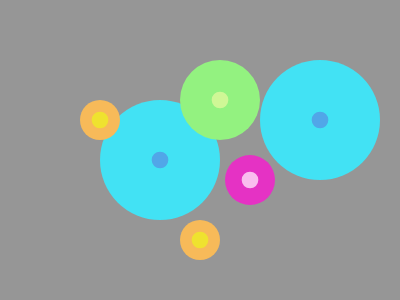
Frame 1 (no input)
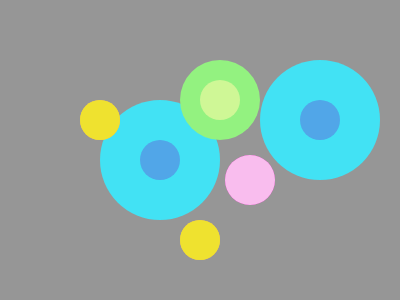
Frame 60 (no input)
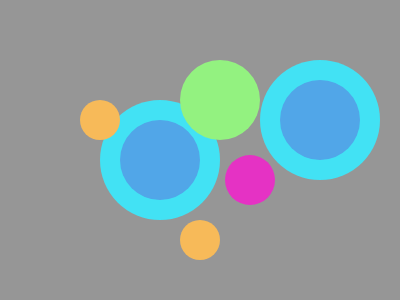
Frame 120 (the mouse pressed at the canvas centre since frame 60)

The p5.js sketch that drew these frames (run headless with seeded random() and noise() and a simulated clock; from frame 60 on, the mouse is pressed at the canvas centre):

// p5.js sketch
// ── sketch.js
function setup() {
  createCanvas(400,300);

}

function draw() {
  background(150);
  noStroke();
  // circle1
  fill(66, 226, 244);
  ellipse(160,160,120,120);
  // milliscricle1
  fill(81, 166, 232);
  ellipse(160,160,millis()%120,millis()%120);
  // circle2
  fill(247, 186, 89);
  ellipse(100,120,40,40);
  // milliscricle2
  fill(239, 226, 47);
  ellipse(100,120,millis()%40,millis()%40);
  // circle3
  fill(147, 242, 128);
  ellipse(220,100,80,80);
  // milliscricle3
  fill(207, 247, 150);
  ellipse(220,100,millis()%80,millis()%80);
  // circle4
  fill(229, 50, 196);
  ellipse(250,180,50,50);
  // milliscricle4
  fill(249, 189, 238);
  ellipse(250,180,millis()%50,millis()%50);
  // circle5
  fill(66, 226, 244);
  ellipse(320,120,120,120);
  // milliscricle5
  fill(81, 166, 232);
  ellipse(320,120,millis()%120,millis()%120);
  // circle6
  fill(247, 186, 89);
  ellipse(200,240,40,40);
  // milliscricle6
  fill(239, 226, 47);
  ellipse(200,240,millis()%40,millis()%40);
  // rect1
  // fill(81, 166, 232);
  // rec(200,100,100,100);










}

// ── page2.html
<!DOCTYPE html>
<html>
  <head>
    <meta charset="utf-8">
    <title>page1</title>
    <link rel="stylesheet" href="style1.css">
  </head>
  <body>
    <div class="container">
      <div class="text-1">
        <p> 08:16 "Oh, it's raining again."</p>
      </div>
      <div class="image-1">
        <img src="image/raindrops1.png" alt="raindrops">
        <img src="image/raindrops1.png" alt="raindrops">
      </div>
      <div class="text-2">
        <p> 08:30 "I wish I have brought my umbrella."</p>
      </div>
      <div class="image-2">
        <img src="image/umbrella.png" alt="umbrella">
      </div>
    </div>

</audio>




  </body>
</html>

// ── page3.html
<!DOCTYPE html>
<html>
  <head>
    <meta charset="utf-8">
    <title>no title</title>
    <link rel="stylesheet" href="style1.css">
  </head>
  <body>
    <div class="container">
      <div class="text-1">
        <p> 15:16 "How does it taste like?"</p>
      </div>
      <div class="image-1">
        <img src="http://images.clipartpanda.com/talk-clipart-talking13.png" alt="pumpkin">
      </div>
      <div class="text-2">
        <p> 15:17 "It tastes like a pumpkin."</p>
      </div>
      <div class="image-2">
        <img src="https://static1.squarespace.com/static/56c5fee837013bed23e1aa2d/59f23d176c3194b973dbc2a6/59f75ca124a69483ac83a24b/1509383361736/13+Pumpkin.png?format=300w" alt="pumpkin">
      </div>
    </div>


  </body>
</html>

// ── page4.html
<!DOCTYPE html>
<html>
  <head>
    <meta charset="utf-8">
    <title></title>
    <link rel="stylesheet" href="style1.css">
  </head>
  <body>
    <div class="container">
      <div class="text-1">
        <p> 10:20 "can I get a name for your order? "</p>
      </div>
      <div class="image-1">
        <img src="http://vignette3.wikia.nocookie.net/animal-jam-clans-1/images/f/f0/Back-gallery-for-starbucks-tumblr-transparent-P5tgik-clipart.png/revision/latest?cb=20161012003648" alt="name" >
      </div>
      <div class="text-2">
        <p> 10:20 "L,I,Li..."</p>
      </div>
      <div class="image-2">
        <img src="image/name.png" alt="name">
      </div>
      <div class="text-3">
        <p> 10:26 "Lee,Lie,Lei,H..."</p>
      </div>
    </div>

  </body>
</html>

// ── page5.html
<!DOCTYPE html>
<html>
  <head>
    <meta charset="utf-8">
    <title></title>
    <link rel="stylesheet" href="style1.css">
  </head>
  <body>
    <div class="container">
      <div class="text-1">
        <p> 21:35 "look, a shooting star!"</p>
      </div>
      <div class="image-1">
        <img src="http://rs385.pbsrc.com/albums/oo299/photohappy2/spinstar_e0.gif~c200" alt="pumpkin">
      </div>
      <div class="text-2">
        <p> 21:35 "I wish all my dreams will come true"</p>
      </div>
      <div class="image-2">
        <img src="https://78.media.tumblr.com/c039e0d05272c8e16c14b315a510175b/tumblr_oblt0e4IVG1vx777ao1_500.gif" alt="pumpkin">
      </div>
    </div>

  </body>
</html>

// ── style.css
body{
  background-color: #a7e8c6;
  background-image: url("http://cloud-3.steamusercontent.com/ugc/94977996568212001/35CBEB19364DB3C18A56EDD79664B68AB1459A46/");
}
.image-1 {
  opacity: 0.8;
  margin-top: 10px;

  animation-name: moving;
  animation-duration: 4s;
  animation-iteration-count: infinite;
  animation-direction: alternate-reverse;
  animation-timing-function: linear;
}

@keyframes moving {
  0%{
    margin-left: 0px;
  }
  20%{
    margin-left: 400px;
  }
  40%{
    margin-left: 800px;
  }
  60%{
    margin-right: 0px;
  }
  80%{
    margin-right: 400px;
  }
  100%{
    margin-right: 800px;
  }

}
.image-2{
  opacity: 0.7;
  margin-left: 0px;

  animation-name: rotate;
  animation-duration: 6s;
  animation-iteration-count: infinite;
  animation-timing-function: ease-in-out;
  animation-direction: alternate-reverse;
}
@keyframes rotate {
  0%{
    transform: rotate3d(10,15,2,0deg);
    margin-left:0px;
  }
  20%{
    transform: rotate3d(10,50,2,120deg);
    margin-left: 200px;
  }
  40%{
    transform: rotate3d(10,15,2,240deg);
    margin-left: 400px;
  }
  60%{
    transform: rotate3d(5,5,2,360deg);
    margin-right: 200px;
  }
  80%{
    transform: rotate3d(5,5,2,480deg);
    margin-right: 200px;
  }
  100%{
    transform: rotate3d(5,5,2,720deg);
    margin-right: 0px;
  }
}

.image-3{
  opacity: 0.8;
  margin: 200px;
  position:relative;

  animation-name: crush;
  animation-duration: 5s;
  animation-timing-function: linear;
  animation-iteration-count: infinite;
}
@keyframes crush {
  0%{
    transform: rotate(0deg);
    margin-top: 0px;
    margin-left: 0px;
  }
  20%{
    transform: rotate(720deg);
    margin-top: 0px;
    margin-left:500px;
  }
  40%{
    transform: rotate(72deg);
    margin-top: 0px;
    margin-left: 600px;
  }
  60%{
    transform: rotate(98deg);
    margin-top: 0px;
    margin-left: 0px;
  }
  80%{
    transform: rotate(134deg);
    margin-left: 200px;
  }
  100%{
    transform: rotate(180deg);
    margin-left:300;

  }
}

.image-4{
  margin: 0px;
  opacity: 0.8;

  animation-name: movingdown;
  animation-duration: 4s;
  animation-timing-function: ease;
  animation-iteration-count: infinite;
}
@keyframes movingdown {
  0%{
    margin-top: 0px;
  }
  20%{
    margin-top: 100px;
  }
  40%{
    margin-top: 150px;
  }
  60%{
    margin-top: 250px;
  }
  80%{
    margin-top: 50px;
  }
  100%{
    margin-top: 120px;
  }

}

// ── style1.css
body{
 background-color: black;
}
/*img{
  width: 400px;
  height: 450px;
  opacity: 0.7;
}*/
p{
  text-align: center;
  font-size: 50px;
  font-family: monospace;
  color: lightblue;
  margin-top: 50px;
}
p:hover{
  color: blue;
}
img{
  width: 300px;
  height: 300px;
  padding-bottom: 200px;
}
.image-1{
  margin-top: 100px;
  margin-left: 300px;
  animation-name: moving;
  animation-duration: 4s;
}
@keyframes moving {
  0%   {margin-top: 0px; margin-left: 300px;}
  10%  {margin-top: 100px;margin-left: 300px;}
  25%  {margin-top: 200px;margin-left: 300px;}
  40%  {margin-top: 300px;margin-left: 300px;}
  50%  {margin-top: 400px;margin-left: 300px;}
  60%  {margin-top: 500px;margin-left: 300px;}
  80%  {margin-top: 600px;margin-left: 300px;}
  100% {margin-top: 700px;margin-left: 300px;}
}
.image-2{
  margin-top: 100px;
  margin-left: 200px;
  animation-name: rotate;
  animation-duration: 6s;
}

@keyframes rotate {
  0%   {margin-top: 0px; margin-left:100px;transform: rotateY(0deg);}
  10%  {margin-top: 100px;margin-left: 200px;transform: rotate(40deg)}
  25%  {margin-top: 40px;margin-left: 300px;transform: rotate(80deg)}
  40%  {margin-top: 120px;margin-left: 400px;transform: rotate(60deg)}
  50%  {margin-top: 40px;margin-left: 500px;transform: rotate(40deg)}
  60%  {margin-top: 80px;margin-left: 400px;transform: rotate(30deg)}
  80%  {margin-top: 20px;margin-left: 300px;transform: rotateY(360deg)}
  100% {margin-top: 100px;margin-left: 200px;transform: rotate(0deg)}
}

.image-3:hover{
  margin-top: 100px;
  margin-left: 10px;
  animation-name: forward;
  animation-duration: 6s;
}

@keyframes forward {
  0%   {margin-top: 10px; margin-left: 0px;}
  10%  {margin-top: 10px;margin-left: 200px;}
  25%  {margin-top: 10px;margin-left: 250px;}
  40%  {margin-top: 10px;margin-left: 300px;}
  50%  {margin-top: 10px;margin-left: 350px;}
  60%  {margin-top: 10px;margin-left: 450px;}
  80%  {margin-top: 10px;margin-left: 500px;}
  100% {margin-top: 10px;margin-left: 100px;}
}
